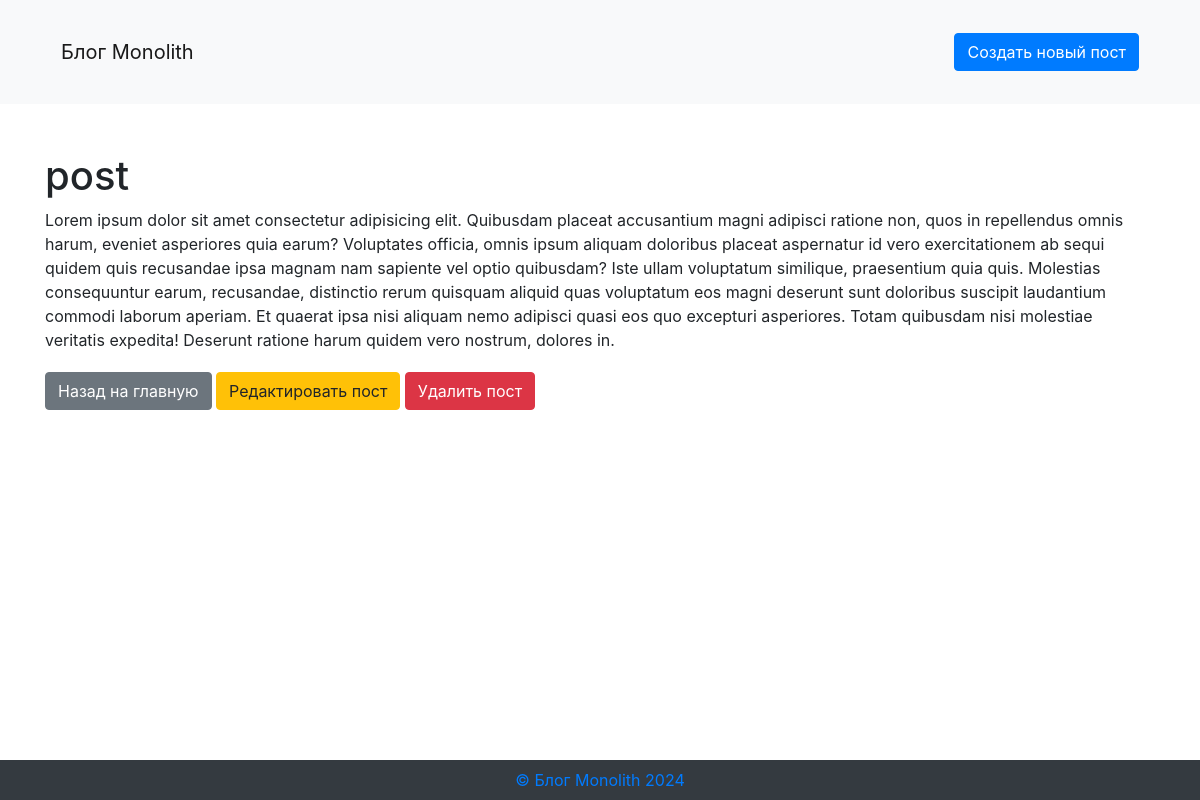
/post/1, run on the app's committed database.
### models.py (models this page shows)
class Post(Base):
	__tablename__ = 'posts'  # Имя таблицы в базе данных
	id = Column(Integer, primary_key=True, index=True)
	title = Column(String, nullable=False)
	content = Column(String, nullable=False)

### routers.py (the view)
@router.get("/post/{post_id}", response_class=HTMLResponse)
async def read_post(request: Request, post_id: int, db: Session = Depends(get_db)):
	post = db.query(Post).filter(Post.id == post_id).first()
	if post is None:
		raise HTTPException(status_code=404, detail="Post not found")
	return templates.TemplateResponse("post.html", {"request": request, "post": post})

### templates/post.html (shortened to what this page needs)
{% extends "base.html" %}
{% block content %}
<h1 class="mt-5">{{ post.title }}</h1>
<p>{{ post.content }}</p>
<a href="/" class="btn btn-secondary mt-1">Назад на главную</a>
<a href="/edit_post/{{ post.id }}" class="btn btn-warning mt-1">Редактировать пост</a>
<a href="/delete_post/{{ post.id }}" class="btn btn-danger mt-1">Удалить пост</a>
{% endblock %}

### data on the page
Post: title "post", content "Lorem ipsum dolor sit amet consectetur adipisicing elit. Quibusdam placeat accusantium magni adipisci ratione non, quos in repellendus omnis harum, eveniet asperiores quia earum? Voluptates officia, omnis ipsum aliquam doloribus placeat aspernatur id vero exercitationem ab sequi quidem quis recusandae ipsa magnam nam sapiente vel optio quibusdam? Iste ullam voluptatum similique, praesentium quia quis. Molestias consequuntur earum, recusandae, distinctio rerum quisquam aliquid quas voluptatum eos magni deserunt sunt doloribus suscipit laudantium commodi laborum aperiam. Et quaerat ipsa nisi aliquam nemo adipisci quasi eos quo excepturi asperiores. Totam quibusdam nisi molestiae veritatis…"
